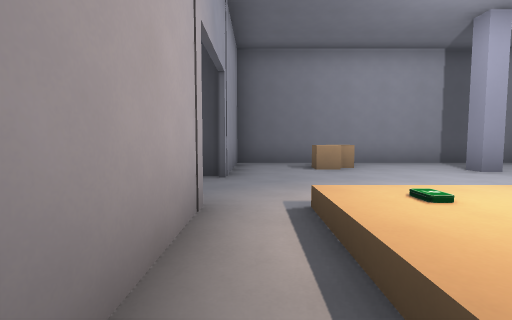
[1] (above)

15 first-person views from a walk through a Godot game level. The camera is 1.2 m above the floor, tilts 4° down and sees 85° across. The floor is counted in squares, 2 m on a side. Each view is taken from the middle of a square. On the plan, view 1 faces up. The plan holds only what a view shows up to about 9 squares ahead; the rest is blank. The place goes on beyond the plan. Door leaves are left out where a doorway can be walked through.

[2]
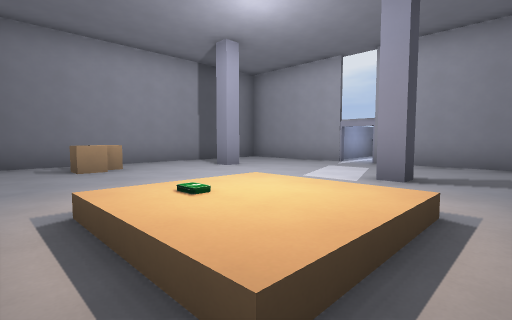

[3]
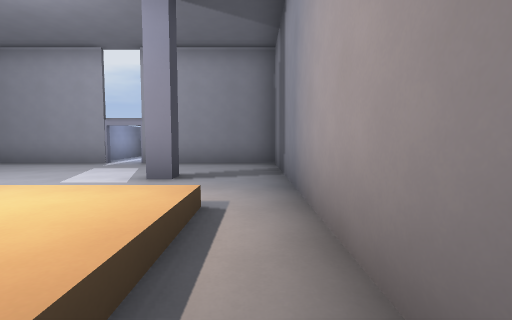

[4]
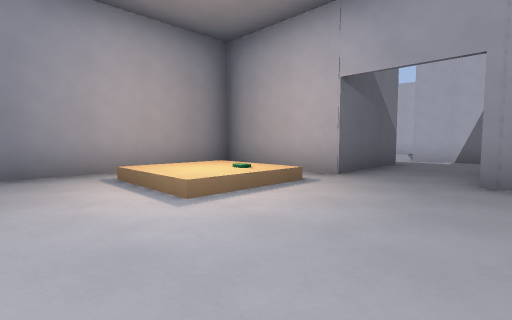

[5]
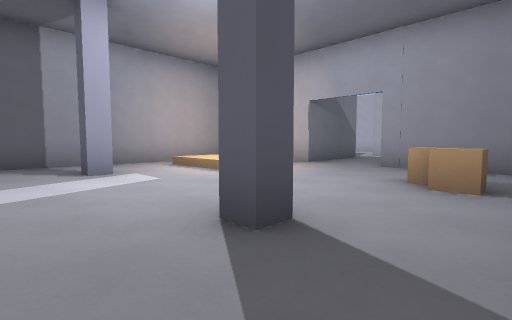

[6]
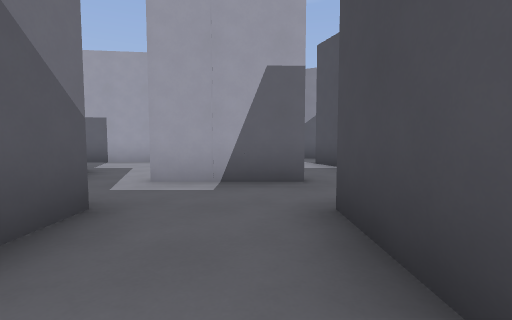

[7]
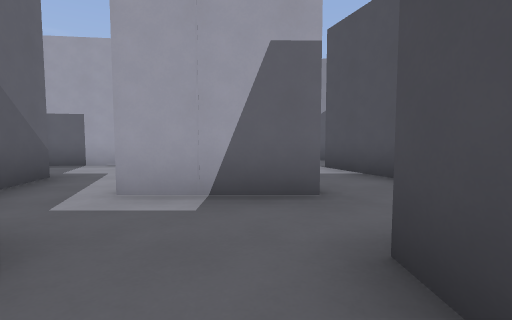

[8]
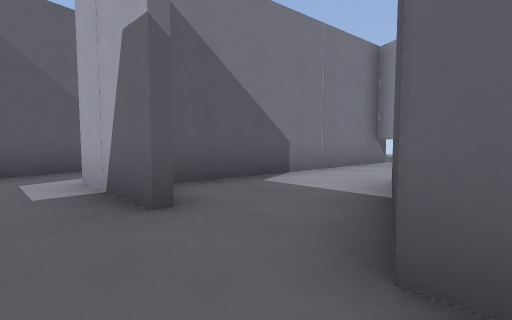

[9]
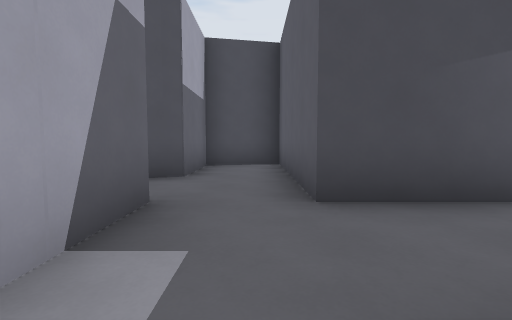

[10]
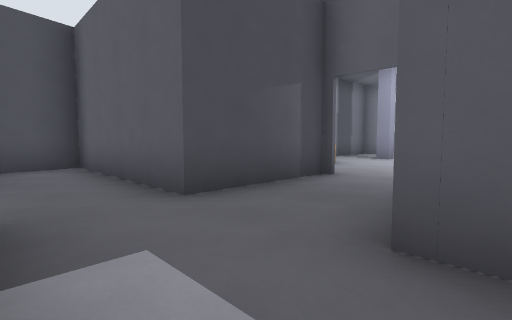

[11]
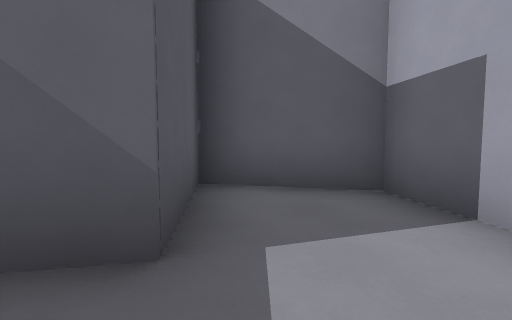

[12]
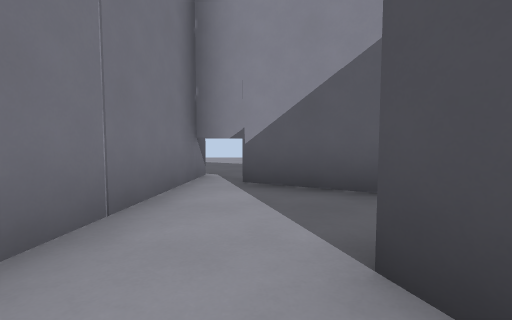

[13]
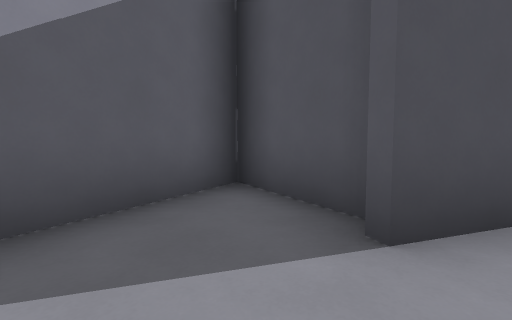

[14]
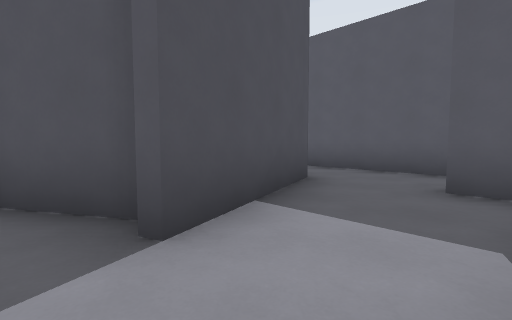

[15]
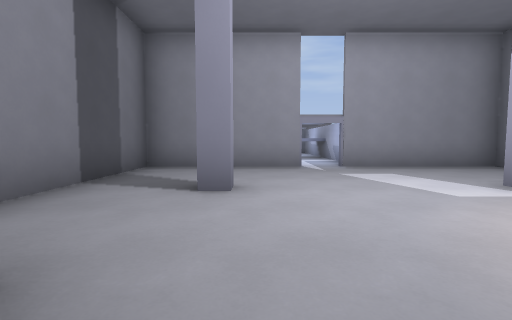

### Floor plan
Key: @ floor where view 1 was taken; # wall or solid block; . main floor; : floor 0.5 m higher than the main floor; D closed door; C crate; P pillar.
Columns run from 11 left of view 1 to 8 right of it. Each row starts with its distance up from view 1.
  9      ####
  8  ### #..# ##########
  7 ##.###..# #........#
  6 #..##...# #..C.....#
  5 #.......###.....P.##
  4 ##....#...........D#
  3  ######...........D#
  2   # ....###.::.... #
  1   #...### #.::..P..#
  0   #..##   #@.......#
 -1   #..#    ##########
 -2   ####

Where each view was taken, in squares from view 1:
view 1: 0 up, 0 right, facing up
view 2: 0 up, 0 right, facing up-right
view 3: 0 up, 0 right, facing right
view 4: 5 up, 4 right, facing down-left
view 5: 7 up, 6 right, facing down-left
view 6: 4 up, 1 left, facing left
view 7: 4 up, 2 left, facing left
view 8: 7 up, 4 left, facing down-left
view 9: 2 up, 4 left, facing up
view 10: 2 up, 5 left, facing up-right
view 11: 2 up, 7 left, facing down
view 12: 5 up, 7 left, facing left
view 13: 4 up, 9 left, facing up
view 14: 4 up, 9 left, facing up-right
view 15: 5 up, 1 right, facing right
